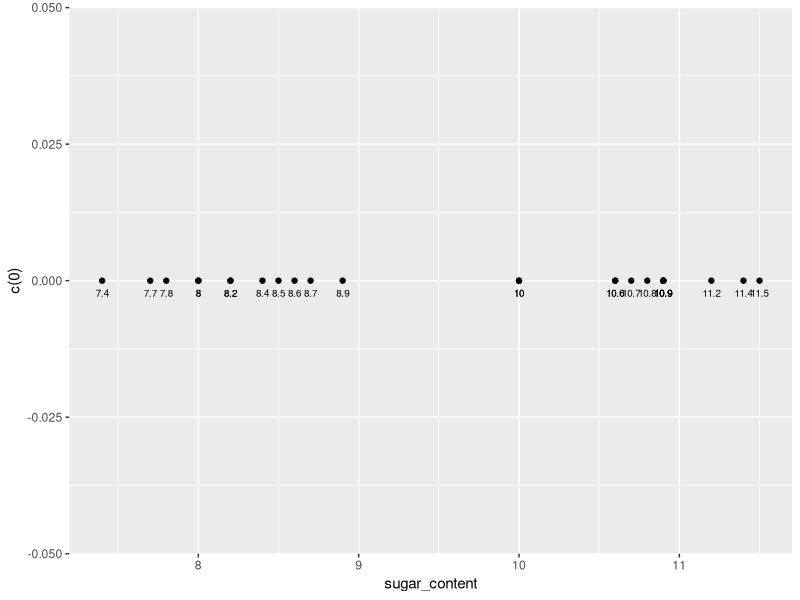
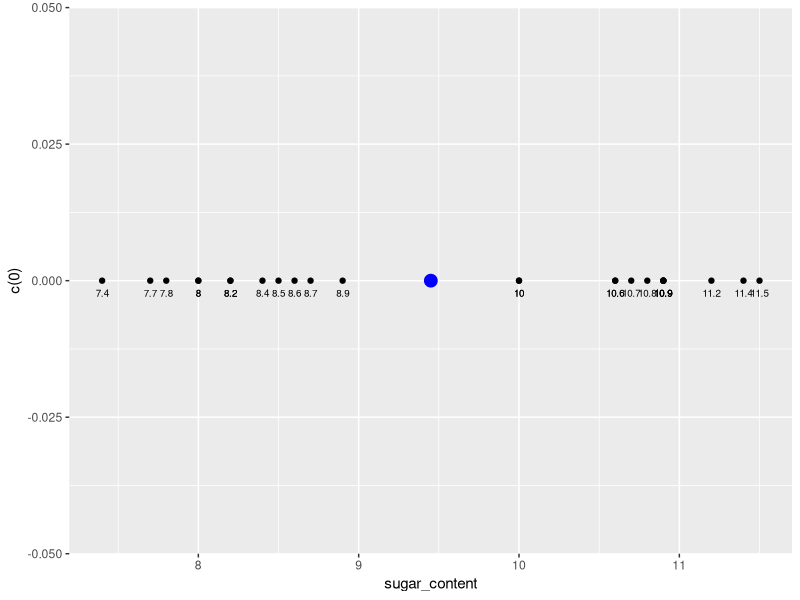
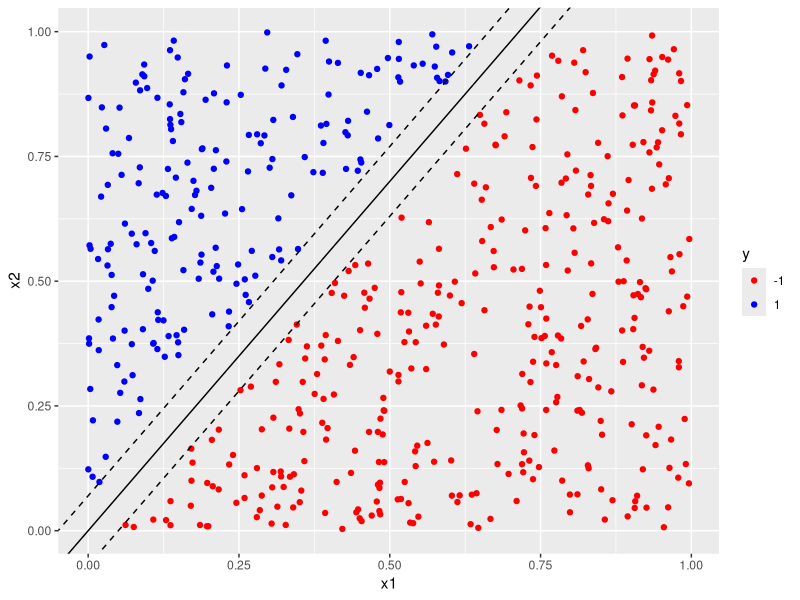
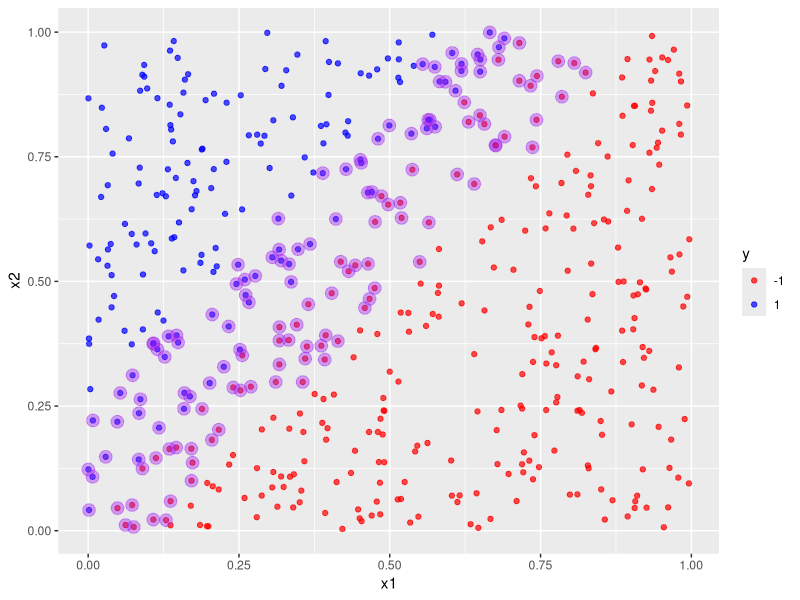
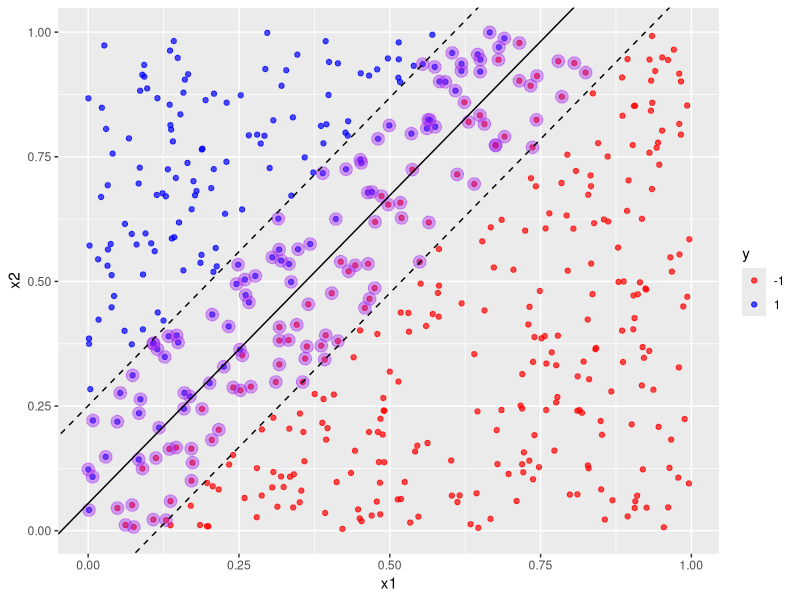
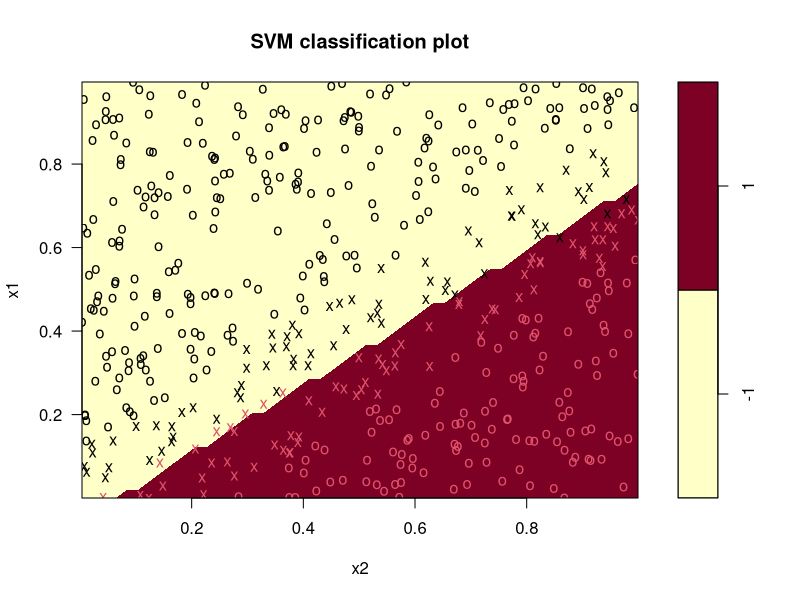
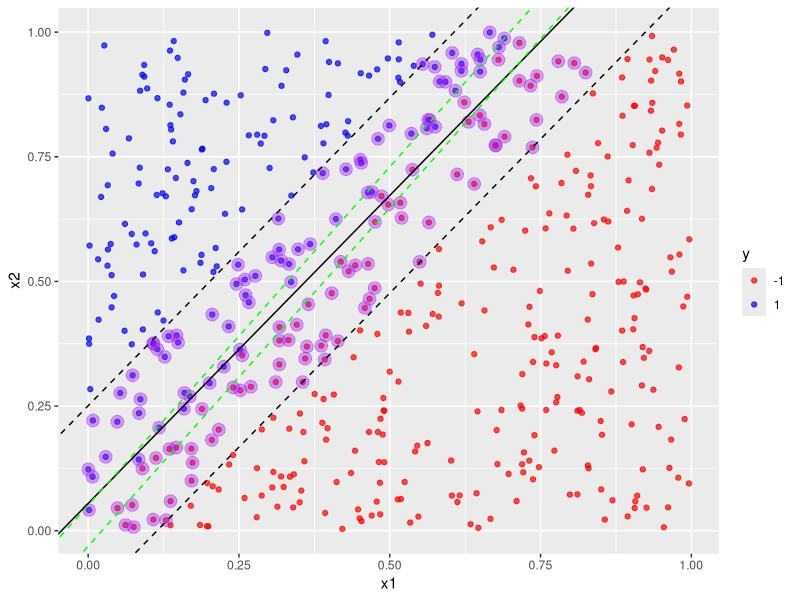
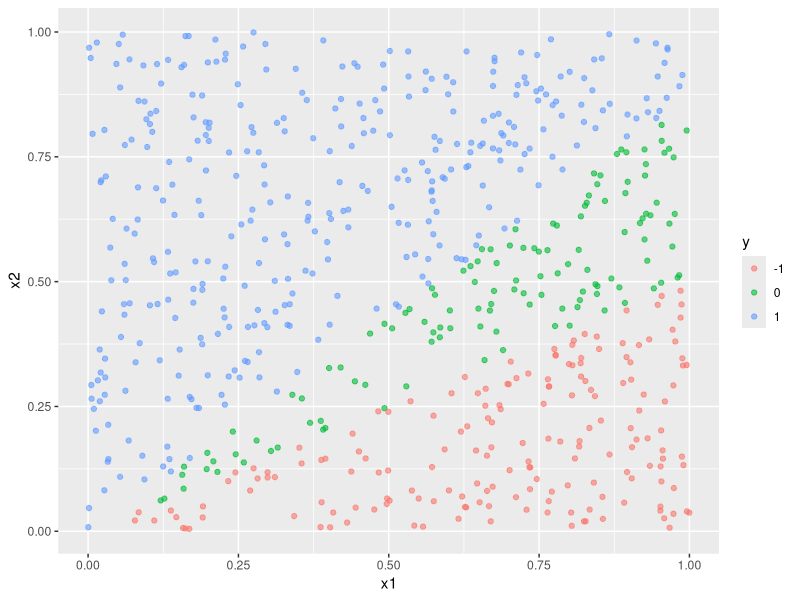

Recreate these plots in R, in order.
## ---- chunk 1
knitr::opts_chunk$set(echo = TRUE)
## ---- chunk 2
library(tidyverse)
library(purrr)
library(broom)
library(rsample)
library(Metrics)
library(ranger)

library(e1071)

## ---- chunk 3

# (a) read data
soft_drink_sugar <- read.table("data/soft_drink_sugar.txt") %>%
  as_tibble()

head(soft_drink_sugar)
class(soft_drink_sugar)


#print variable names
df <- soft_drink_sugar
names(df)

#build plot
plot_df <- ggplot(data = df, aes(x = sugar_content, y = c(0))) + 
    geom_point() + 
    geom_text(label = df$sugar_content, size = 2.5, vjust = 2, hjust = 0.5)

#display plot
plot_df

## ---- chunk 4
#The maximal margin separator is at the midpoint of the two extreme points in each cluster.
mm_separator <- (8.9 + 10)/2


#create data frame
separator <- data.frame(sep = c(mm_separator))

#add ggplot layer 
plot_sep <- plot_df + geom_point(data = separator, aes(x = sep, y = c(0)), color = "blue", size = 4)

#display plot
plot_sep

## ---- chunk 5
#set seed to ensure reproducibility 
set.seed(42)

#set number of data points. 
n <- 600

#Generate data frame with two uniformly distributed predictors lying between 0 and 1.
df <- tibble(x1 = runif(n), 
             x2 = runif(n))

# classify data points depending on location (x2 = 0 + 1.4 * x1, decision boundary) 
df <- df %>%
  mutate(y = factor( ifelse(x2 - 1.4*x1 < 0, -1, 1), levels = c(-1, 1))) 
 
str(df)

#----------introduce a margine of 0.07----------
#set margin
delta <- 0.07

# retain only those points that lie outside the margin
df1 <- df %>%
  mutate(abs_x_to_db = abs(1.4*x1 - x2)) %>%
  filter(abs_x_to_db >= 0.07) %>%
  select(-abs_x_to_db)

#build plot
plot_margins <- ggplot(data = df1, aes(x = x1, y = x2, color = y)) + 
  geom_point() + 
  scale_color_manual(values = c("red", "blue")) + 
  geom_abline(slope = 1.4, intercept = 0) +
  geom_abline(slope = 1.4, intercept = 0.07, linetype = "dashed") +
  geom_abline(slope = 1.4, intercept = -0.07, linetype = "dashed")
 
#display plot 
plot_margins
         
## ---- chunk 6
#split train and test data in an 80/20 proportion

df <- df %>% 
  mutate(train = ifelse(runif(nrow(df)) < 0.8, 1, 0))

#assign training rows to data frame trainset
trainset <- df %>%
  filter(train == 1) %>%
  select(-train)

#assign test rows to data frame testset
testset <- df %>% 
  filter(train == 0) %>%
  select(-train)


#build svm model, setting required parameters
svm_model<- e1071::svm(y ~ ., 
                data = trainset, 
                type = "C-classification", 
                kernel = "linear", 
                scale = FALSE)

svm_model

#list components of model
names(svm_model)


#list values of the SV, index and rho
message("SV: support vector")
head(svm_model$SV, n = 5) 

message("index: index of support vectors in training dataset" )
head(svm_model$index, n = 5)
length(svm_model$index)

message("rho: negative intercept (unweighted)")
svm_model$rho

message("weighting coefficients for support vectors")
head(svm_model$coefs, n = 5)

#compute training accuracy
pred_train <- predict(svm_model, trainset)
mean(pred_train == trainset$y)

#compute test accuracy
pred_test <- predict(svm_model, testset)

mean(pred_test == testset$y)
## ---- chunk 7

#build scatter plot of training dataset
scatter_plot <- trainset %>%
  ggplot(aes(x = x1, y = x2, color = y)) + 
  geom_point(alpha = 0.7) + 
  scale_color_manual(values = c("red", "blue"))
 
#add plot layer marking out the support vectors 
layered_plot <- 
  scatter_plot + 
  geom_point(data = trainset[svm_model$index, ], aes(x = x1, y = x2), color = "purple", size = 4, alpha = 0.4)

#display plot
layered_plot


#calculate slope and intercept of decision boundary from weight vector and svm model

# build the weight vector, w, from coefs and SV elements
w <- t(svm_model$coefs) %*% svm_model$SV

# calcualate slope 
slope_1 <- -w[1]/w[2]

# calculate intercept 
intercept_1 <- svm_model$rho/w[2]

#add decision boundary
plot_decision <- layered_plot + geom_abline(slope = slope_1, intercept = intercept_1) 

#add margin boundaries
plot_margins <- plot_decision + 
 geom_abline(slope = slope_1, intercept = intercept_1 - 1/w[2], linetype = "dashed")+
 geom_abline(slope = slope_1, intercept = intercept_1 + 1/w[2], linetype = "dashed")

#display plot
plot_margins
## ---- chunk 8
plot(x = svm_model, data = trainset)
## ---- chunk 9
#build svm model, cost = 1
svm_model_1 <- svm(y ~ .,
                   data = trainset,
                   type = "C-classification",
                   cost = 1,
                   kernel = "linear",
                   scale = FALSE)

#print model details
svm_model_1


#build svm model, cost = 100
svm_model_100 <- svm(y ~ .,
                   data = trainset,
                   type = "C-classification",
                   cost = 100,
                   kernel = "linear",
                   scale = FALSE)

#print model details
svm_model_100

tibble(num_of_support_vector_cost_1 = length(svm_model_1$index),
       num_of_support_vector_cost_100 = length(svm_model_100$index))



       
## ---- chunk 10

#calculate slope and intercept of decision boundary from weight vector and svm model

# build the weight vector, w, from coefs and SV elements
w_100 <- t(svm_model_100$coefs) %*% svm_model_100$SV

# calcualate slope 
slope_100 <- -w_100[1]/w_100[2]

# calculate intercept 
intercept_100 <- svm_model_100$rho/w_100[2]


#add margin boundaries using cost = 100 
plot_margins_2 <- plot_margins + 
 geom_abline(slope = slope_100, intercept = intercept_100 - 1/w_100[2], linetype = "dashed", color = "green") +
 geom_abline(slope = slope_100, intercept = intercept_100 + 1/w_100[2], linetype = "dashed", color = "green")

#display plot
plot_margins_2

## ---- chunk 11
# compare test accuracy
pred_test_1 <- predict(svm_model_1, testset)
pred_test_100 <- predict(svm_model_100, testset)

tibble(svm_model_1_accuracy = mean(pred_test_1 == testset$y), 
       svm_model_100_accuracy = mean(pred_test_100 == testset$y)) 
## ---- chunk 12
# (a) Generate trainset and testset

n <- 645
trainset <- tibble(x1 = runif(n), x2 = runif(n)) %>%
  mutate(y = factor( case_when( x2 <= 1/2*x1 ~ -1, 
                        x2 >=  0.866*x1 ~ 1, 
                        TRUE ~ 0) )) 
  
n2 <- 155
testset <- tibble(x1 = runif(n2), x2 = runif(n2)) %>%
  mutate(y = factor( case_when( x2 <= 1/2*x1 ~ -1, 
                                x2 >=  0.866*x1 ~ 1, 
                                TRUE ~ 0 ))) 

# chack 3-class distributions between train and test
list( table(trainset$y)/nrow(trainset), 
      table(testset$y)/nrow(testset))

# plot 
trainset %>%
  ggplot(aes(x = x1, y = x2, color = y)) + 
  geom_point(alpha = 0.6)

testset %>%
  ggplot(aes(x = x1, y = x2, color = y)) + 
  geom_point(alpha = 0.6)

# (b) build svm model:
svm_model <- svm(y ~ ., 
                 data = trainset, 
                 type = "C-classification", 
                 kernel = "linear", 
                 scale = FALSE, 
                 cost = 1)
svm_model

# compute training and test accuracy
pred_train <- predict(svm_model, trainset)
pred_test <- predict(svm_model, testset)

# confusion table 
conf_train <- table(trainset$y, pred_train)
conf_train  

conf_test <- table(testset$y, pred_test)
conf_test

# training  and test accuracy 
sum(diag(conf_train))/sum(conf_train)

sum(diag(conf_test))/sum(conf_test)

# plot for training set 

plot(svm_model, trainset)

## ---- chunk 13
# (a) data 
head(iris)
dim(iris)
summary(iris)

# calculate accuracy for n distinc 80/20 train/test partions
#calculate accuracy for n distinct 80/20 train/test partitions
accuracy <- rep(0, 100)

for (i in 1:100) { 
    iris[, "train"] <- ifelse(runif(nrow(iris)) < 0.8, 1, 0)
    trainColNum <- grep("train", names(iris))
    
    trainset <- iris[iris$train == 1, -trainColNum]
    testset <- iris[iris$train == 0, -trainColNum]
    
    svm_model <- svm(Species~ ., 
                     data = trainset, 
                     type = "C-classification", 
                     kernel = "linear")
    
    pred_test <- predict(svm_model, testset)
    
    accuracy[i] <- mean(pred_test == testset$Species)
}

#mean and standard deviation of accuracy
tibble(n = length(accuracy), 
       accuracy_mean = mean(accuracy), 
       accuracy_sd  = sd(accuracy))

## ---- chunk 14
# (a) #Generate data frame with two uniformly distributed predictors, x1 and x2
n <- 400
set.seed(1)

radium <- 0.8

df <- tibble(x1 = runif(n, min = -1, max = 1), 
             x2 = runif(n, min = -1, max = 1)) %>%
  mutate( y = factor( ifelse( ((x1 - mean(x1))^2 + (x2 - mean(x2))^2) <= radium^2, 1, -1), levels = c(-1, 1))) 

table(df$y)
             
# (b) visualizing the dataset
scatter_plot <- df %>%
  ggplot(aes(x = x1, y = x2, color = y)) + 
  geom_point() + 
  scale_color_manual(values = c("-1" = "red", "1" = "blue"))

scatter_plot

# (b) define a circle data

circle_fn <- function(center_x1, center_x2, radium) {
  angle = seq(from = 0, to = 2*pi, length.out = 100)
  tibble(x1 = center_x1 + radium * cos(angle), 
         x2 =center_x2 + radium * sin(angle))
}

boundary_data <- circle_fn(center_x1 = mean(df$x1), center_x2 = mean(df$x2), radium) 

scatter_plot + geom_path(data = boundary_data,  aes(x = x1, y = x2), inherit.aes = FALSE)

## ---- chunk 15
# Print average accuracy and standard deviation
accuracy <- rep(NA, 100)
set.seed(2)

# Calculate accuracies for 100 training/test partitions
for (i in 1:100){
    df[, "train"] <- ifelse(runif(nrow(df)) < 0.8, 1, 0)
    trainset <- df[df$train == 1, ]
    testset <- df[df$train == 0, ]
    trainColNum <- grep("train", names(trainset))
    trainset <- trainset[, -trainColNum]
    testset <- testset[, -trainColNum]
    svm_model <- svm(y ~ ., data = trainset, type = "C-classification", kernel = "linear")
    pred_test <- predict(svm_model, testset)
    accuracy[i] <- mean(pred_test == testset$y)
}

# Print average accuracy and standard deviation
mean(accuracy)
sd(accuracy)
## ---- chunk 16
